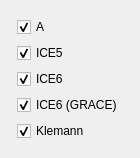
              <widget class="QWidget" name="page_11">
               <property name="geometry">
                <rect>
                 <x>0</x>
                 <y>0</y>
                 <width>106</width>
                 <height>136</height>
                </rect>
               </property>
               <attribute name="label">
                <string>GIA</string>
               </attribute>
               <layout class="QVBoxLayout" name="verticalLayout_31">
                <item>
                 <layout class="QVBoxLayout" name="verticalLayout_30">
                  <property name="leftMargin">
                   <number>6</number>
                  </property>
                  <property name="topMargin">
                   <number>6</number>
                  </property>
                  <property name="rightMargin">
                   <number>6</number>
                  </property>
                  <property name="bottomMargin">
                   <number>6</number>
                  </property>
                  <item>
                   <widget class="QCheckBox" name="cb_id016">
                    <property name="text">
                     <string>A</string>
                    </property>
                    <property name="checked">
                     <bool>true</bool>
                    </property>
                   </widget>
                  </item>
                  <item>
                   <widget class="QCheckBox" name="cb_id017">
                    <property name="text">
                     <string>ICE5</string>
                    </property>
                    <property name="checked">
                     <bool>true</bool>
                    </property>
                   </widget>
                  </item>
                  <item>
                   <widget class="QCheckBox" name="cb_id018">
                    <property name="text">
                     <string>ICE6</string>
                    </property>
                    <property name="checked">
                     <bool>true</bool>
                    </property>
                   </widget>
                  </item>
                  <item>
                   <widget class="QCheckBox" name="cb_id019">
                    <property name="text">
                     <string>ICE6 (GRACE)</string>
                    </property>
                    <property name="checked">
                     <bool>true</bool>
                    </property>
                   </widget>
                  </item>
                  <item>
                   <widget class="QCheckBox" name="cb_id020">
                    <property name="text">
                     <string>Klemann</string>
                    </property>
                    <property name="checked">
                     <bool>true</bool>
                    </property>
                   </widget>
                  </item>
                  <item>
                   <spacer name="verticalSpacer_7">
                    <property name="orientation">
                     <enum>Qt::Vertical</enum>
                    </property>
                    <property name="sizeHint" stdset="0">
                     <size>
                      <width>20</width>
                      <height>40</height>
                     </size>
                    </property>
                   </spacer>
                  </item>
                 </layout>
                </item>
               </layout>
              </widget>
